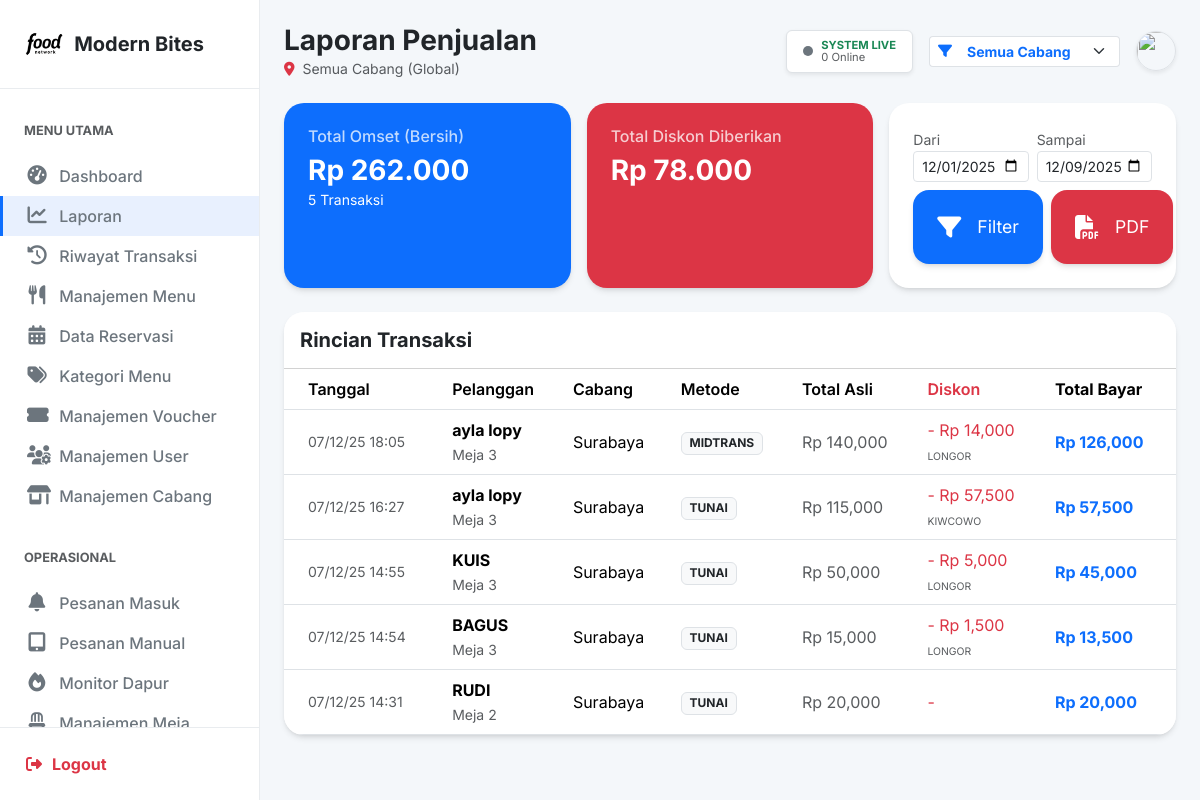
Page /admin/laporan.php (signed in) on the committed database.
### tables this page shows
CREATE TABLE `transaksi` (
  `id` int(11) NOT NULL,
  `uuid` varchar(36) NOT NULL,
  `user_id` int(11) DEFAULT NULL,
  `meja_id` int(11) NOT NULL,
  `nama_pelanggan` varchar(100) NOT NULL,
  `total_harga` decimal(10,2) NOT NULL,
  `kode_voucher` varchar(50) DEFAULT NULL,
  `diskon` decimal(15,2) DEFAULT 0.00,
  `poin_didapat` int(11) DEFAULT 0,
  `status_pembayaran` enum('pending','settlement','expire','cancel') DEFAULT 'pending',
  `metode_pembayaran` varchar(50) DEFAULT NULL,
  `snap_token` varchar(255) DEFAULT NULL,
  `midtrans_id` varchar(100) DEFAULT NULL,
  `status_pesanan` enum('menunggu_bayar','menunggu_konfirmasi','diproses','siap_saji','selesai') DEFAULT 'menunggu_bayar',
  `created_at` timestamp NULL DEFAULT current_timestamp(),
  `uang_bayar` decimal(15,2) DEFAULT 0.00,
  `kembalian` decimal(15,2) DEFAULT 0.00
);

CREATE TABLE `meja` (
  `id` int(11) NOT NULL,
  `cabang_id` int(11) NOT NULL,
  `nomor_meja` varchar(10) NOT NULL,
  `qr_token` varchar(64) NOT NULL,
  `status` enum('kosong','terisi') DEFAULT 'kosong'
);

CREATE TABLE `cabang` (
  `id` int(11) NOT NULL,
  `nama_cabang` varchar(100) NOT NULL,
  `alamat` text NOT NULL,
  `created_at` timestamp NULL DEFAULT current_timestamp(),
  `is_pusat` tinyint(1) DEFAULT 0,
  `jam_buka` time DEFAULT '10:00:00',
  `jam_tutup` time DEFAULT '22:00:00',
  `is_open` tinyint(1) DEFAULT 1
);

### admin/laporan.php (the view, shortened to what this page needs)
<?php
require_once '../auth/koneksi.php';
$start_date = $_GET['start'] ?? date('Y-m-01');
$end_date   = $_GET['end'] ?? date('Y-m-d');
$where = "WHERE t.status_pembayaran = 'settlement' AND DATE(t.created_at) BETWEEN '$start_date' AND '$end_date'";
$sql_summary = "SELECT
                    SUM(t.total_harga) as omset_bersih,
                    SUM(t.diskon) as total_diskon,
                    COUNT(*) as total_trx
                FROM transaksi t $where";
$summary = $koneksi->query($sql_summary)->fetch_assoc();
$limit = 10;
$page = isset($_GET['page']) ? (int)$_GET['page'] : 1;
$start = ($page - 1) * $limit;
$sql_list = "SELECT t.*, m.nomor_meja, c.nama_cabang
             FROM transaksi t
             JOIN meja m ON t.meja_id = m.id
             JOIN cabang c ON m.cabang_id = c.id
             $where
             ORDER BY t.created_at DESC
             LIMIT $start, $limit";
$list_trx = $koneksi->query($sql_list);
include '../layouts/admin/header.php';
?>
<div class="row g-3 mb-4">
    <div class="col-md-4">
        <div class="card border-0 shadow-sm bg-primary text-white h-100">
            <div class="card-body">
                <h6 class="opacity-75">Total Omset (Bersih)</h6>
                <h3 class="fw-bold mb-0">Rp <?= number_format($summary['omset_bersih'],0,',','.') ?></h3>
                <small><?= $summary['total_trx'] ?> Transaksi</small>
            </div>
        </div>
    </div>
    <div class="col-md-4">
        <div class="card border-0 shadow-sm bg-danger text-white h-100">
            <div class="card-body">
                <h6 class="opacity-75">Total Diskon Diberikan</h6>
                <h3 class="fw-bold mb-0">Rp <?= number_format($summary['total_diskon'],0,',','.') ?></h3>
            </div>
        </div>
    </div>
    <div class="col-md-4">
        <div class="card border-0 shadow-sm h-100">
            <div class="card-body">
                <form id="filterForm">
                    <div class="row g-2">
                        <div class="col-6">
                            <label class="small text-muted">Dari</label>
                            <input type="date" name="start" id="startDate" class="form-control form-control-sm" value="<?= $start_date ?>">
                        </div>
                        <div class="col-6">
                            <label class="small text-muted">Sampai</label>
                            <input type="date" name="end" id="endDate" class="form-control form-control-sm" value="<?= $end_date ?>">
                        </div>
                        <div class="col-12 d-flex gap-2 mt-2">
                            <button class="btn btn-primary btn-sm flex-grow-1"><i class="fas fa-filter"></i> Filter</button>
                            <a href="laporan_pdf.php?start=<?= $start_date ?>&end=<?= $end_date ?>" target="_blank" class="btn btn-danger btn-sm"><i class="fas fa-file-pdf"></i> PDF</a>
                        </div>
                    </div>
                </form>
            </div>
        </div>
    </div>
</div>
<div class="card border-0 shadow-sm">
    <div class="card-header bg-white py-3">
        <h5 class="mb-0 fw-bold">Rincian Transaksi</h5>
    </div>
    <div class="table-responsive">
        <table class="table table-hover align-middle mb-0">
            <thead class="bg-light">
                <tr>
                    <th class="ps-4">Tanggal</th>
                    <th>Pelanggan</th>
                    <th>Cabang</th>
                    <th>Metode</th>
                    <th>Total Asli</th>
                    <th class="text-danger">Diskon</th>
                    <th class="fw-bold">Total Bayar</th>
                </tr>
            </thead>
            <tbody>
                <?php if($list_trx->num_rows > 0): ?>
                    <?php while($row = $list_trx->fetch_assoc()):
                        $asli = $row['total_harga'] + $row['diskon'];
                    ?>
                    <tr>
                        <td class="ps-4 text-muted small"><?= date('d/m/y H:i', strtotime($row['created_at'])) ?></td>
                        <td>
                            <div class="fw-bold"><?= htmlspecialchars($row['nama_pelanggan']) ?></div>
                            <small class="text-muted">Meja <?= $row['nomor_meja'] ?></small>
                        </td>
                        <td><?= $row['nama_cabang'] ?></td>
                        <td><span class="badge bg-light text-dark border"><?= strtoupper($row['metode_pembayaran']) ?></span></td>
                        <td class="text-muted">Rp <?= number_format($asli) ?></td>
                        <td class="text-danger">
                            <?php if($row['diskon']>0): ?>
                                - Rp <?= number_format($row['diskon']) ?>
                                <br><small class="text-muted" style="font-size:0.65rem"><?= $row['kode_voucher'] ?></small>
                            <?php else: ?> - <?php endif; ?>
                        </td>
                        <td class="fw-bold text-primary">Rp <?= number_format($row['total_harga']) ?></td>
                    </tr>
                    <?php endwhile; ?>
                <?php else: ?>
                    <tr><td colspan="7" class="text-center py-5 text-muted">Tidak ada data di periode ini.</td></tr>
                <?php endif; ?>
            </tbody>
        </table>
    </div>
</div>
<?php include '../layouts/admin/footer.php'; ?>

### assets/css/dashboard.css (style rules this page uses)
:root { --primary-color: #0d6efd; --dark-color: #212529; --light-gray: #f4f7fa; --border-color: #e9ecef; --body-font: 'Poppins', sans-serif; }
body { font-family: var(--body-font); background-color: var(--light-gray); margin: 0; color: #555; }
.table th { font-weight: 600; }
.card { border: none; box-shadow: 0 4px 15px rgba(0,0,0,0.05); border-radius: 15px; }

### assets/css/dashboard-modern.css (style rules this page uses)
:root { --font-primary: 'Inter', sans-serif; --color-bg-main: #f8f9fa; --color-text-dark: #1e293b; --color-text-muted: #64748b; --grad-primary: linear-gradient(135deg, #667eea 0%, #764ba2 100%); --grad-success: linear-gradient(135deg, #2af598 0%, #009efd 100%); --grad-warning: linear-gradient(135deg, #f6d365 0%, #fda085 100%); --grad-danger: linear-gradient(135deg, #ff9a44 0%, #fc6076 100%); --shadow-sm: 0 1px 2px 0 rgb(0 0 0 / 0.05); --shadow-md: 0 4px 6px -1px rgb(0 0 0 / 0.1), 0 2px 4px -2px rgb(0 0 0 / 0.1); --shadow-lg: 0 10px 15px -3px rgb(0 0 0 / 0.1), 0 4px 6px -4px rgb(0 0 0 / 0.1); }
body { font-family: var(--font-primary); background-color: var(--color-bg-main); color: var(--color-text-dark); }
.card.border-0.shadow-sm { border-radius: 1.25rem; box-shadow: var(--shadow-md) !important; transition: all 0.3s ease; overflow: hidden; }
.card-body { padding: 1.5rem; position: relative; z-index: 1; }
.row.g-3 .btn { border-radius: 1rem; padding: 1.5rem !important; font-size: 1.1rem; border: none; box-shadow: var(--shadow-md) !important; transition: all 0.3s ease; display: flex; align-items: center; justify-content: center; }
.row.g-3 .btn i { font-size: 1.5rem; margin-right: 1rem !important; }

### rows in the picture
transaksi: created_at "07/12/25 18:05", nama_pelanggan "ayla lopy", meja.nomor_meja "3", cabang.nama_cabang "Surabaya", metode_pembayaran "MIDTRANS", asli "140,000", diskon "14,000", kode_voucher "LONGOR", total_harga "126,000"
transaksi: created_at "07/12/25 16:27", nama_pelanggan "ayla lopy", meja.nomor_meja "3", cabang.nama_cabang "Surabaya", metode_pembayaran "TUNAI", asli "115,000", diskon "57,500", kode_voucher "KIWCOWO", total_harga "57,500"
transaksi: created_at "07/12/25 14:55", nama_pelanggan "KUIS", meja.nomor_meja "3", cabang.nama_cabang "Surabaya", metode_pembayaran "TUNAI", asli "50,000", diskon "5,000", kode_voucher "LONGOR", total_harga "45,000"
transaksi: created_at "07/12/25 14:54", nama_pelanggan "BAGUS", meja.nomor_meja "3", cabang.nama_cabang "Surabaya", metode_pembayaran "TUNAI", asli "15,000", diskon "1,500", kode_voucher "LONGOR", total_harga "13,500"
transaksi: created_at "07/12/25 14:31", nama_pelanggan "RUDI", meja.nomor_meja "2", cabang.nama_cabang "Surabaya", metode_pembayaran "TUNAI", asli "20,000", total_harga "20,000"

### other values in the picture
$page_title "Laporan Penjualan"
$display_cabang "Semua Cabang (Global)"
$summary['omset_bersih'] "262.000"
$summary['total_trx'] "5"
$summary['total_diskon'] "78.000"
